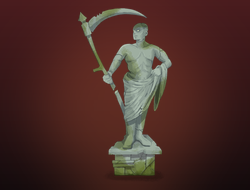
#> input picture godot/SlaySpoon/images/cards/trophies/bygone_effigy.png, 250 x 190 px
$ python -i trophy_art.py   (imports and definitions only)
#> lines starting #> are read from the running program, lines starting #| are printed output that depends on the picture; after the words box and inside, x2 and y2 are one past the last pixel; in counts of white or black regions, pixels touching at a corner belong together
"""Trophy card portraits from the game's elite monsters.

The game has no static monster art (they are Spine skeletons), so the portraits are rendered in game first:

  SLAYSPOON_RENDER_DIR=DIR SLAYSPOON_RENDER_CARDS=elites SteamAppId=2868840 ./SlayTheSpire2

writes DIR/elites/<MONSTER_ID>.png (bestiary pose, transparent background; src/DevConsole/CardRenderer.cs). This script
trims each one, fits it into a 250x190 card portrait over a dark backdrop and writes
godot/SlaySpoon/images/cards/trophies/<monster_id>.png, the path SpoonTrophyCard reads (TrophyRule.PortraitPath).

  python3 tools/trophy_art.py DIR/elites
"""

import sys
from pathlib import Path

from PIL import Image, ImageDraw, ImageFilter

WIDTH, HEIGHT = 250, 190
MARGIN = 8
OUT = Path(__file__).resolve().parent.parent / "godot/SlaySpoon/images/cards/trophies"


def backdrop() -> Image.Image:
    """Dark red at the top to near-black at the bottom, with a soft light behind the monster."""
    img = Image.new("RGBA", (WIDTH, HEIGHT))
    draw = ImageDraw.Draw(img)
    top, bottom = (74, 28, 30), (18, 10, 12)
    for y in range(HEIGHT):
        t = y / (HEIGHT - 1)
        draw.line([(0, y), (WIDTH, y)], fill=tuple(round(a + (b - a) * t) for a, b in zip(top, bottom)) + (255,))
    glow = Image.new("L", (WIDTH, HEIGHT), 0)
    ImageDraw.Draw(glow).ellipse([WIDTH * 0.15, HEIGHT * 0.1, WIDTH * 0.85, HEIGHT * 1.0], fill=90)
    glow = glow.filter(ImageFilter.GaussianBlur(28))
    img.paste(Image.new("RGBA", (WIDTH, HEIGHT), (190, 90, 60, 255)), (0, 0), glow)
    return img


def portrait(src: Path) -> Image.Image | None:
    monster = Image.open(src).convert("RGBA")
#> monster is the input picture: PIL image 250x190 RGBA; mean R, G, B, A 75.1, 43.7, 38.7, 255
    box = monster.getchannel("A").point(lambda a: 255 if a > 8 else 0).getbbox()
#> box = (0, 0, 250, 190)
    if box is None:
        return None
    monster = monster.crop(box)
    scale = min((WIDTH - 2 * MARGIN) / monster.width, (HEIGHT - 2 * MARGIN) / monster.height)
#> scale = 0.916
    monster = monster.resize((max(1, round(monster.width * scale)), max(1, round(monster.height * scale))), Image.LANCZOS)
#> monster: PIL image 229x174 RGBA
    out = backdrop()
#> in backdrop, `img = Image.new("RGBA", (WIDTH, HEIGHT))`: img: PIL image 250x190 RGBA; every value is 0
#> in backdrop, `glow = Image.new("L", (WIDTH, HEIGHT), 0)`: glow: PIL image 250x190 L; every value is 0
#> in backdrop, `ImageDraw.Draw(glow).ellipse([WIDTH * 0.15, HEIGHT * 0.1, WIDTH * 0.85..`:
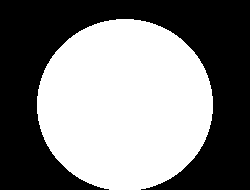
#> glow: PIL image 250x190 L; values 0 (black) and 90 (white), 50% white; 1 white region, box (x1, y1, x2, y2) and area: (37, 19, 213, 190) 23734
#> in backdrop, `glow = glow.filter(ImageFilter.GaussianBlur(28))`:
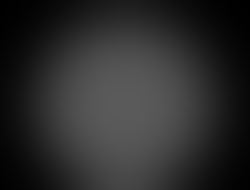
#> glow: PIL image 250x190 L; min 0, max 90, mean 43.3
#> in backdrop, `img.paste(Image.new("RGBA", (WIDTH, HEIGHT), (190, 90, 60, 255)), (0, ..`:
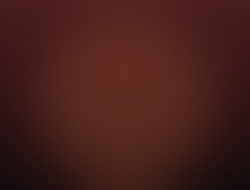
#> img: PIL image 250x190 RGBA; mean R, G, B, A 70.9, 31.2, 27.7, 255
    x = (WIDTH - monster.width) // 2
#> x = 10
    y = HEIGHT - MARGIN - monster.height
#> y = 8
    out.alpha_composite(monster, (x, y))
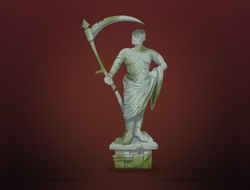
#> out: PIL image 250x190 RGBA; mean R, G, B, A 71.9, 40.4, 36.2, 255
    return out


def main(argv: list[str]) -> int:
    if len(argv) != 2:
        print(__doc__)
        return 2
    OUT.mkdir(parents=True, exist_ok=True)
    count = 0
    for src in sorted(Path(argv[1]).glob("*.png")):
        img = portrait(src)
        if img is None:
            print(f"skip {src.name}: empty render")
            continue
        img.save(OUT / (src.stem.lower() + ".png"))
        count += 1
    print(f"{count} trophy portraits in {OUT}")
    return 0


# [2 lines not run here, left out]

>>> result = portrait('../godot/SlaySpoon/images/cards/trophies/bygone_effigy.png')

$ run again, on godot/SlaySpoon/images/cards/trophies/decimillipede_segment_middle.png
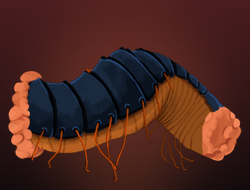
#> input picture godot/SlaySpoon/images/cards/trophies/decimillipede_segment_middle.png, 250 x 190 px
#> in portrait, monster is the input picture: PIL image 250x190 RGBA; mean R, G, B, A 75.7, 38.5, 31.8, 255
#> box = (0, 0, 250, 190)
#> in portrait, `monster = monster.resize((max(1, round(monster.width * scale)), max(1,..`:
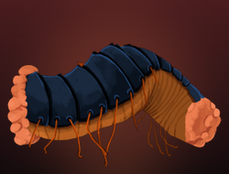
#> monster: PIL image 229x174 RGBA; mean R, G, B, A 75.8, 38.5, 31.8, 255
#> in portrait, `out.alpha_composite(monster, (x, y))`:
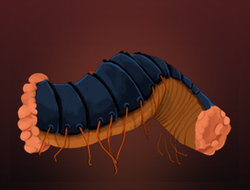
#> out: PIL image 250x190 RGBA; mean R, G, B, A 72.4, 36, 30.5, 255

$ run again, on godot/SlaySpoon/images/cards/trophies/flail_knight.png
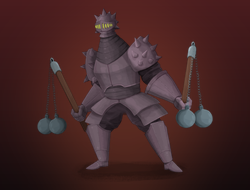
#> input picture godot/SlaySpoon/images/cards/trophies/flail_knight.png, 250 x 190 px
#> in portrait, monster is the input picture: PIL image 250x190 RGBA; mean R, G, B, A 69.4, 38.3, 38.4, 255
#> box = (0, 0, 250, 190)
#> monster: PIL image 229x174 RGBA
#> in portrait, `out.alpha_composite(monster, (x, y))`:
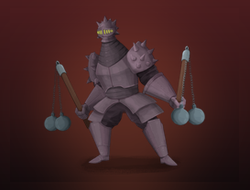
#> out: PIL image 250x190 RGBA; mean R, G, B, A 67.1, 35.9, 36, 255
